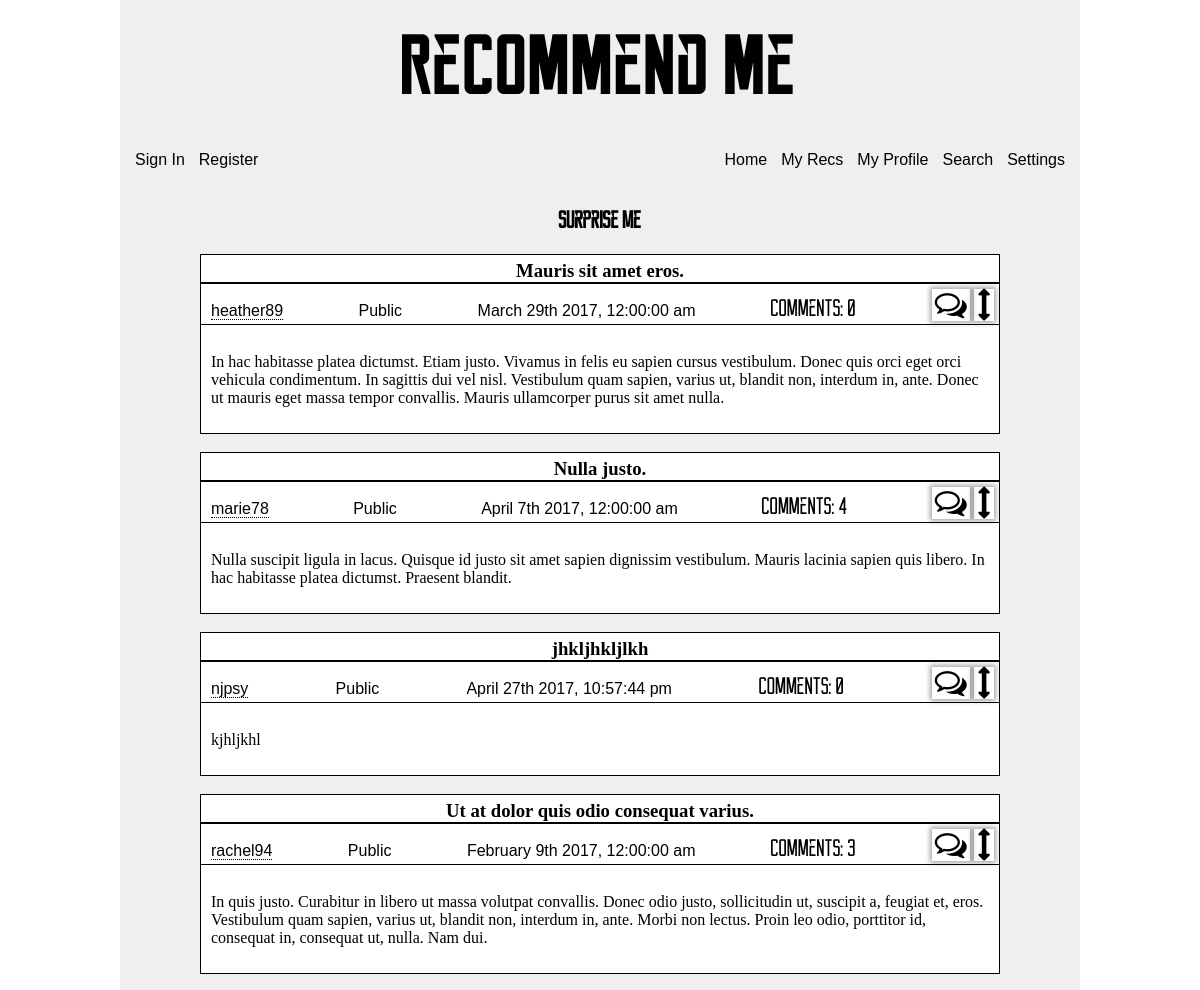
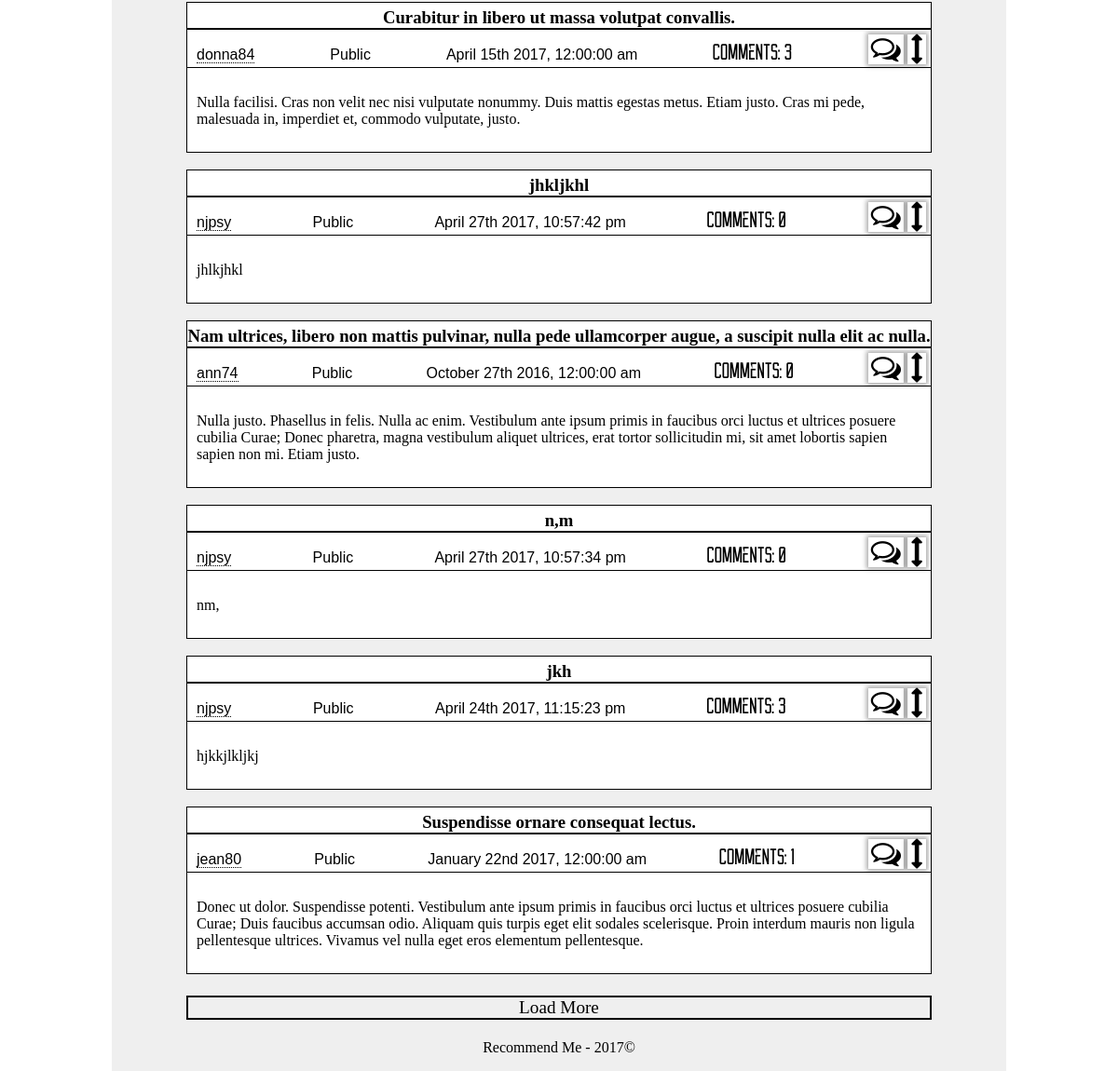
Page /surprise on the committed database (2 pictures, top to bottom).
### app/models.py (models this page shows, shortened)
class Recommendation(db.Model):
    __tablename__ = 'recommendation'
    id = db.Column(db.INTEGER, primary_key=True)
    made_private = db.Column(db.BOOLEAN, default=False)
    new_comment = db.Column(db.BOOLEAN, default=False)
    text = db.Column(db.TEXT)
    timestamp = db.Column(db.DATETIME, index=True, default=datetime.utcnow)
    title = db.Column(db.String(64))
    user_id = db.Column(db.INTEGER, db.ForeignKey('user.id'))
    verification = db.Column(db.INTEGER)
    user = db.relationship('User', backref=backref('recommendation', lazy='dynamic'))
    def prepare_comments(self):
        prep_query = self.comment\
            .filter(Comment.verification > 0)\
            .order_by(desc(Comment.timestamp))
        d_c = prep_query\
            .paginate(1, per_page=5, error_out=False)
        count = prep_query.count()
        return (d_c, count)

class User(UserMixin, db.Model):
    __tablename__ = 'user'
    id = db.Column(db.INTEGER, primary_key=True)
    username = db.Column(db.String, unique=True, index=True)
    email = db.Column(db.String, unique=True, index=True)
    about_me = db.Column(db.TEXT)
    api = db.Column(db.String())
    confirmed = db.Column(db.BOOLEAN, default=False)
    display = db.Column(db.INTEGER, default=10)
    invalid_logins = db.Column(db.INTEGER, default=0)
    last_login = db.Column(db.DATETIME, default=datetime.utcnow)
    member_since = db.Column(db.DATETIME, default=datetime.utcnow)
    password_hash = db.Column(db.String(128))
    role_id = db.Column(db.INTEGER, db.ForeignKey('role.id'))
    updates = db.Column(db.BOOLEAN, default=True)
    role = db.relationship('Role', backref=backref('user', lazy='dynamic'))
    @property
    def password(self):
        raise AttributeError('password is hashed')

### app/main/views.py (the view)
@main.route('/surprise')
def surprise():
    display_recs = db.session.query(Recommendation, Relationship)\
        .outerjoin(Relationship, and_(
            Relationship.following == Recommendation.user_id,
            Relationship.follower == current_user.id)
        )\
        .filter(Recommendation.verification>0, Recommendation.user_id!=current_user.id)\
        .order_by(desc(Recommendation.timestamp))\
        .limit(5*current_user.display)\
        .from_self()\
        .order_by(func.random())\
        .paginate(1, per_page=current_user.display, error_out=False)
    return render_template('main/surprise.html', display=display_recs)

### app/auth/views.py (called while the page is built)
@auth.before_app_request
def before_request():
    if current_user.is_authenticated and not current_user.confirmed \
        and request.endpoint[:5] != 'auth.' and request.endpoint != 'static':
        return redirect(url_for('auth.unconfirmed'))

### manage.py (called while the page is built)
@app.url_defaults
def hashed_static_file(endpoint, values):
    if 'static' == endpoint or endpoint.endswith('.static'):
        filename = values.get('filename')
        if filename:
            blueprint = request.blueprint
            if '.' in endpoint:  # blueprint
                blueprint = endpoint.rsplit('.', 1)[0]
            static_folder = app.static_folder
            if blueprint and app.blueprints[blueprint].static_folder:
                static_folder = app.blueprints[blueprint].static_folder
            fp = os.path.join(static_folder, filename)
            if os.path.exists(fp):
                values['_'] = int(os.stat(fp).st_mtime)

### app/templates/main/surprise.html (shortened to what this page needs)
<!DOCTYPE html>
{% extends 'abstract/one-column.html' %}
{% block head %}
  {{super()}}
{% endblock %}
{% block maincontent %}
  <h2>Surprise Me</h2>
{% endblock %}
{% block supplemental %}
  {{rec_macro.initialize_recs(display, moment, current_user)}}
{% endblock %}

### app/templates/macros/rec-macro.html (shortened to what this page needs)
{% import 'macros/comment-macro.html' as comment_macro %}
{% macro render_rec(rec2, count, moment, current_user, attributes=True, link=request.url) %}
  <div class='single-post'>
    {% set rec, follow = rec2 %}
    <a href="{{url_for('main.highlight', id=rec.id)}}">
      <h3 class='rec-title'>{{rec.title}}</h3>
    </a>
    <div class='post-header'>
      <ul class='post-header-list'>
        <li>
          <a href="{{url_for('personal.profile', id=rec.user_id)}}">
            {{rec.user.username}}
          </a>
        </li>
        <li>
          {% if rec.verification != 0 %}
            Public
          {% else %}
            Private
          {% endif %}
        </li>
        <li>
          {{moment(rec.timestamp).format('MMMM Do YYYY, h:mm:ss a')}}
        </li>
        <li class='reckoner'>
          Comments: {{count}}
        </li>
        {% if attributes or rec.user_id==current_user.id %}
          <li>
            {% if attributes %}
              <i id='{{rec.id}}' class='{{link}} font-link toggle-comments fa fa-comments-o fa-2x'></i>
              <i class='font-link toggle-show fa fa-arrows-v fa-2x'></i>
            {% endif %}
          </li>
        {% endif %}
      </ul>
    </div>
    <p class='post-text'>
      {{rec.text}}
    </p>
  </div>
  <br/>
{% endmacro %}
{% macro initialize_recs(display, moment, current_user, attributes=True) %}
  <div class='list-recs'>
    {{ajax(display, moment, current_user, attributes)}}
    {% if display.pages != display.page and display.pages != 0 %}
      <p class='load-more'>Load More</p>
    {% endif %}
  </div>
{% endmacro %}
{% macro ajax(display, moment, current_user, attributes=True, link=request.url) %}
  {% for rec in display.items %}
    {{single_rec(rec, moment, current_user, attributes, link, in_comments=True)}}
  {% endfor %}
{% endmacro %}
{% macro single_rec(rec, moment, current_user, attributes=True, link=request.url, in_comments=True) %}
  {% set comments, count = rec[0].prepare_comments() %}
  {{render_rec(rec, count, moment, current_user, attributes, link)}}
{% endmacro %}

### app/static/css/abstract/base.css (style rules this page uses)
body { font-family: Georgia, 'Times New Roman', serif; margin: 0px auto; width: 960px; }
a { border-bottom: 1px dotted black; color: inherit; text-decoration: none; }
h2 { font-family: 'reckoner', Impact, fantasy; font-size: 24px; text-align: center; }
li { display: inline; font-family: sans-serif; }
.reckoner { font-family: 'reckoner', Impact, fantasy; font-size: 24px; }

### app/static/css/abstract/rec-comment.css (style rules this page uses)
.list-recs { margin: 0px auto; width: 800px; }
.single-post { background-color: white; border: 1px solid black; clear: both; }
.rec-title { border-bottom: 2px solid black; margin: 0 0 5px 0; padding-top: 5px; text-align: center; }
.post-header { border-bottom: 1px solid black; padding: 0 5px 0 5px; }
.post-header-list { height: 30px; margin: 5px 0 5px 0; padding-left: 5px; text-align: justify; }
.post-header-list:after { content: ''; display: inline-block; width: 100%; }
.post-header li { display: inline-block; }
.font-link { box-shadow: 0 0 5px 2px rgba(0,0,0,.35); cursor: pointer; padding: 0 3px 0 3px; }
.post-text { margin-top: 0px; padding: 10px; white-space: pre-line; }
.load-more, .load-more-com { border: 2px solid black; font-size: larger; margin: 5px 0 5px 0; text-align: center; }

### rows in the picture
Recommendation: title "Mauris sit amet eros.", user.username "heather89", verification "Public", timestamp "March 29th 2017, 12:00:00 am", count "0", text "In hac habitasse platea dictumst. Etiam justo. Vivamus in felis eu sapien cursus vestibulum. Donec quis orci eget orci vehicula condimentum. In sagittis dui vel nisl. Vestibulum quam sapien, varius ut, blandit non, interdum in, ante. Donec ut mauris eget massa tempor convallis. Mauris ullamcorper purus sit amet nulla."
Recommendation: title "Nulla justo.", user.username "marie78", verification "Public", timestamp "April 7th 2017, 12:00:00 am", count "4", text "Nulla suscipit ligula in lacus. Quisque id justo sit amet sapien dignissim vestibulum. Mauris lacinia sapien quis libero. In hac habitasse platea dictumst. Praesent blandit."
Recommendation: title "jhkljhkljlkh", user.username "njpsy", verification "Public", timestamp "April 27th 2017, 10:57:44 pm", count "0", text "kjhljkhl"
Recommendation: title "Ut at dolor quis odio consequat varius.", user.username "rachel94", verification "Public", timestamp "February 9th 2017, 12:00:00 am", count "3", text "In quis justo. Curabitur in libero ut massa volutpat convallis. Donec odio justo, sollicitudin ut, suscipit a, feugiat et, eros. Vestibulum quam sapien, varius ut, blandit non, interdum in, ante. Morbi non lectus. Proin leo odio, porttitor id, consequat in, consequat ut, nulla. Nam dui."
Recommendation: title "Curabitur in libero ut massa volutpat convallis.", user.username "donna84", verification "Public", timestamp "April 15th 2017, 12:00:00 am", count "3", text "Nulla facilisi. Cras non velit nec nisi vulputate nonummy. Duis mattis egestas metus. Etiam justo. Cras mi pede, malesuada in, imperdiet et, commodo vulputate, justo."
Recommendation: title "jhkljkhl", user.username "njpsy", verification "Public", timestamp "April 27th 2017, 10:57:42 pm", count "0", text "jhlkjhkl"
Recommendation: title "Nam ultrices, libero non mattis pulvinar, nulla pede ullamcorper augue, a suscipit nulla elit ac nulla.", user.username "ann74", verification "Public", timestamp "October 27th 2016, 12:00:00 am", count "0", text "Nulla justo. Phasellus in felis. Nulla ac enim. Vestibulum ante ipsum primis in faucibus orci luctus et ultrices posuere cubilia Curae; Donec pharetra, magna vestibulum aliquet ultrices, erat tortor sollicitudin mi, sit amet lobortis sapien sapien non mi. Etiam justo."
Recommendation: title "n,m", user.username "njpsy", verification "Public", timestamp "April 27th 2017, 10:57:34 pm", count "0", text "nm,"
Recommendation: title "jkh", user.username "njpsy", verification "Public", timestamp "April 24th 2017, 11:15:23 pm", count "3", text "hjkkjlkljkj"
Recommendation: title "Suspendisse ornare consequat lectus.", user.username "jean80", shows "Public", timestamp "January 22nd 2017, 12:00:00 am", verification "1", text "Donec ut dolor. Suspendisse potenti. Vestibulum ante ipsum primis in faucibus orci luctus et ultrices posuere cubilia Curae; Duis faucibus accumsan odio. Aliquam quis turpis eget elit sodales scelerisque. Proin interdum mauris non ligula pellentesque ultrices. Vivamus vel nulla eget eros elementum pellentesque."
